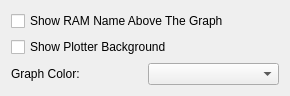
<?xml version="1.0" encoding="UTF-8"?>
<ui version="4.0">
 <class>configAdv</class>
 <widget class="QWidget" name="configAdv">
  <property name="geometry">
   <rect>
    <x>0</x>
    <y>0</y>
    <width>290</width>
    <height>93</height>
   </rect>
  </property>
  <layout class="QVBoxLayout" name="verticalLayout">
   <item>
    <widget class="QCheckBox" name="showTopBarCheckBox">
     <property name="text">
      <string>Show RAM Name Above The Graph</string>
     </property>
    </widget>
   </item>
   <item>
    <widget class="QCheckBox" name="showBackgroundCheckBox">
     <property name="text">
      <string>Show Plotter Background</string>
     </property>
    </widget>
   </item>
   <item>
    <layout class="QHBoxLayout" name="horizontalLayout">
     <item>
      <widget class="QLabel" name="graphLabel">
       <property name="text">
        <string>Graph Color:</string>
       </property>
      </widget>
     </item>
     <item>
      <widget class="KColorCombo" name="graphColorCombo"/>
     </item>
    </layout>
   </item>
   <item>
    <spacer name="verticalSpacer">
     <property name="orientation">
      <enum>Qt::Vertical</enum>
     </property>
     <property name="sizeHint" stdset="0">
      <size>
       <width>20</width>
       <height>11</height>
      </size>
     </property>
    </spacer>
   </item>
  </layout>
 </widget>
 <customwidgets>
  <customwidget>
   <class>KColorCombo</class>
   <extends>QComboBox</extends>
   <header>kcolorcombo.h</header>
  </customwidget>
 </customwidgets>
 <resources/>
 <connections/>
</ui>
